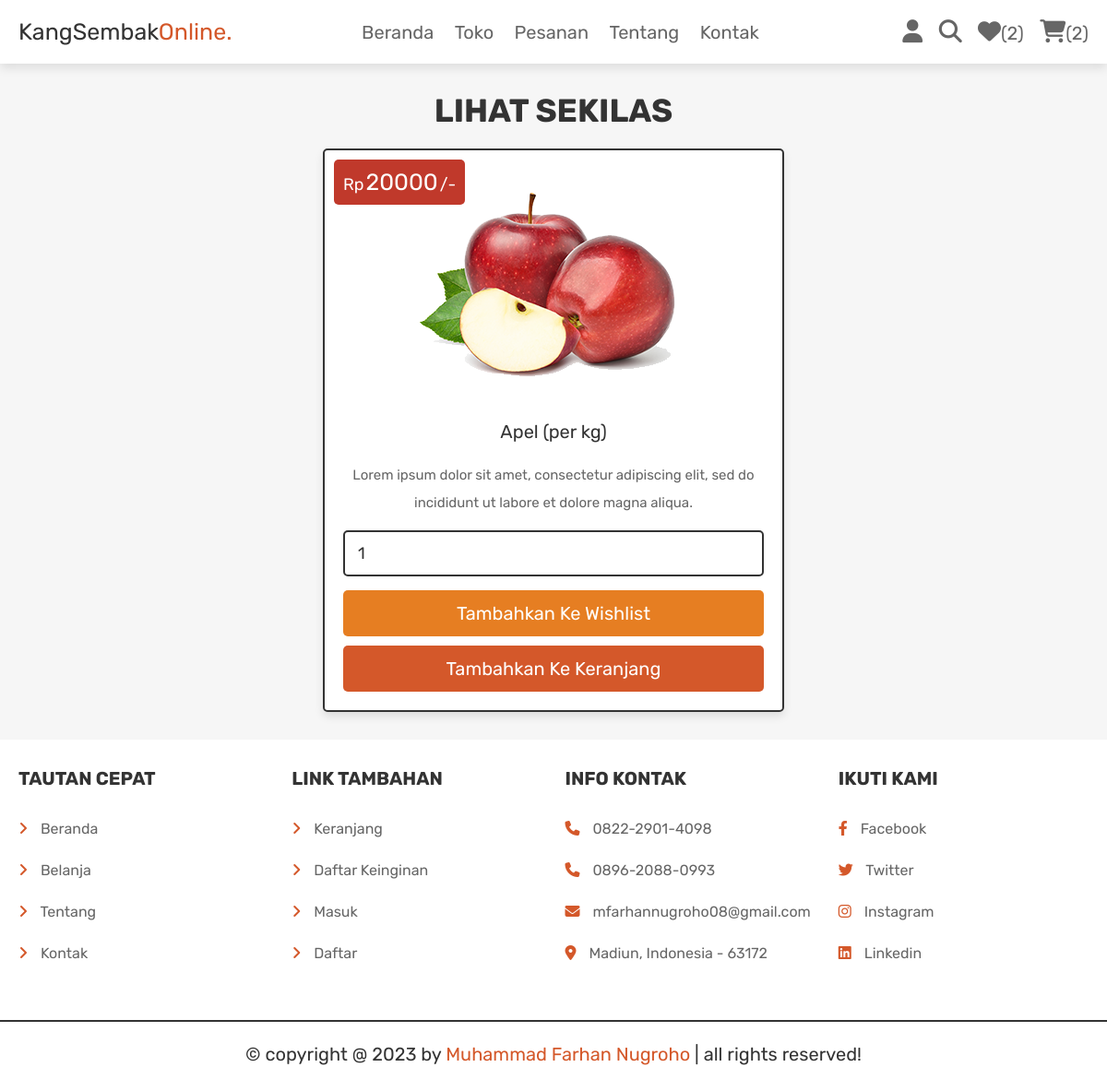
The app's page /view_page.php?pid=27 (signed in) with its own data.
### tables this page shows
CREATE TABLE `products` (
  `id` int(100) NOT NULL,
  `name` varchar(100) NOT NULL,
  `category` varchar(20) NOT NULL,
  `details` varchar(500) NOT NULL,
  `price` int(100) NOT NULL,
  `image` varchar(100) NOT NULL
);

### view_page.php (the view, shortened to what this page needs)
<?php
@include 'config.php';
?>
<!DOCTYPE html>
<html lang="en">
<head>
   <link rel="stylesheet" href="https://cdnjs.cloudflare.com/ajax/libs/font-awesome/6.1.1/css/all.min.css">
   <link rel="stylesheet" href="css/style.css">
</head>
<body>
   <?php include 'header.php'; ?>
   <section class="quick-view">
      <h1 class="title">lihat sekilas</h1>
      <?php
      if (isset($_GET['pid'])) {
         $pid = $_GET['pid'];
         $select_products = $conn->prepare("SELECT * FROM `products` WHERE id = ?");
         $select_products->execute([$pid]);
         if ($select_products->rowCount() > 0) {
            while ($fetch_products = $select_products->fetch(PDO::FETCH_ASSOC)) {
      ?>
               <form action="" class="box" method="POST">
                  <div class="price">Rp<span><?= $fetch_products['price']; ?></span>/-</div>
                  <img src="uploaded_img/<?= $fetch_products['image']; ?>" alt="">
                  <div class="name"><?= $fetch_products['name']; ?></div>
                  <div class="details"><?= $fetch_products['details']; ?></div>
                  <input type="number" min="1" value="1" name="p_qty" class="qty">
                  <input type="submit" value="tambahkan ke wishlist" class="option-btn" name="add_to_wishlist">
                  <input type="submit" value="tambahkan ke keranjang" class="btn" name="add_to_cart">
               </form>
      <?php
            }
         } else {
            echo '<p class="empty">belum ada produk yang ditambahkan!</p>';
         }
      } else {
         echo '<p class="empty">belum ada produk yang ditambahkan!</p>';
      }
      ?>
   </section>
   <?php include 'footer.php'; ?>
</body>
</html>

### css/style.css (style rules this page uses)
.quick-view .box { max-width: 50rem; padding:2rem; text-align: center; border:var(--border); background-color: var(--white); box-shadow: var(--box-shadow); border-radius: .5rem; position: relative; margin:0 auto; }
.quick-view .box img { height: 25rem; margin-bottom: 1rem; }
.quick-view .box .price { position: absolute; top:1rem; left:1rem; padding:1rem; border-radius: .5rem; background-color: var(--red); font-size: 1.8rem; color:var(--white); }
.quick-view .box .price span { font-size: 2.5rem; color:var(--white); margin:0 .2rem; }
.quick-view .box .qty { margin:.5rem 0; border-radius: .5rem; padding:1.2rem 1.4rem; font-size: 1.8rem; color:var(--black); border:var(--border); width: 100%; }
.quick-view .box .name { font-size: 2rem; color:var(--black); padding:1rem 0; }
.quick-view .box .details { padding:1rem 0; line-height: 2; font-size: 1.5rem; color:var(--light-color); }

### css/components.css (style rules this page uses)
:root { --darkorange:#d4582a; --lightorange:#e67e22; --red:#c0392b; --black:#333; --light-color:#666; --white:#fff; --light-bg:#f6f6f6; --border:.2rem solid var(--black); --box-shadow:0 .5rem 1rem rgba(0,0,0,.1); }
* { font-family: 'Rubik', sans-serif; margin:0; padding:0; box-sizing: border-box; outline: none; border:none; text-decoration: none; color:var(--black); }
body { background-color: var(--light-bg); }
html { font-size: 62.5%; overflow-x: hidden; scroll-behavior: smooth; scroll-padding-top: 6.5rem; }
section { padding:3rem 2rem; max-width: 1200px; margin:0 auto; }
.btn, .delete-btn, .option-btn { display: block; width: 100%; margin-top: 1rem; border-radius: .5rem; color:var(--white); font-size: 2rem; padding:1.3rem 3rem; text-transform: capitalize; cursor: pointer; text-align: center; }
.btn { background-color: var(--darkorange); }
.option-btn { background-color: var(--lightorange); }
.title { text-align: center; margin-bottom: 2rem; text-transform: uppercase; color:var(--black); font-size: 3.5rem; }

### records on screen
products: price "20000", image (picture), name "Apel (per kg)", details "Lorem ipsum dolor sit amet, consectetur adipiscing elit, sed do incididunt ut labore et dolore magna aliqua."

### other values on screen
$count_wishlist_items->rowCount() "2"
$count_cart_items->rowCount() "2"
